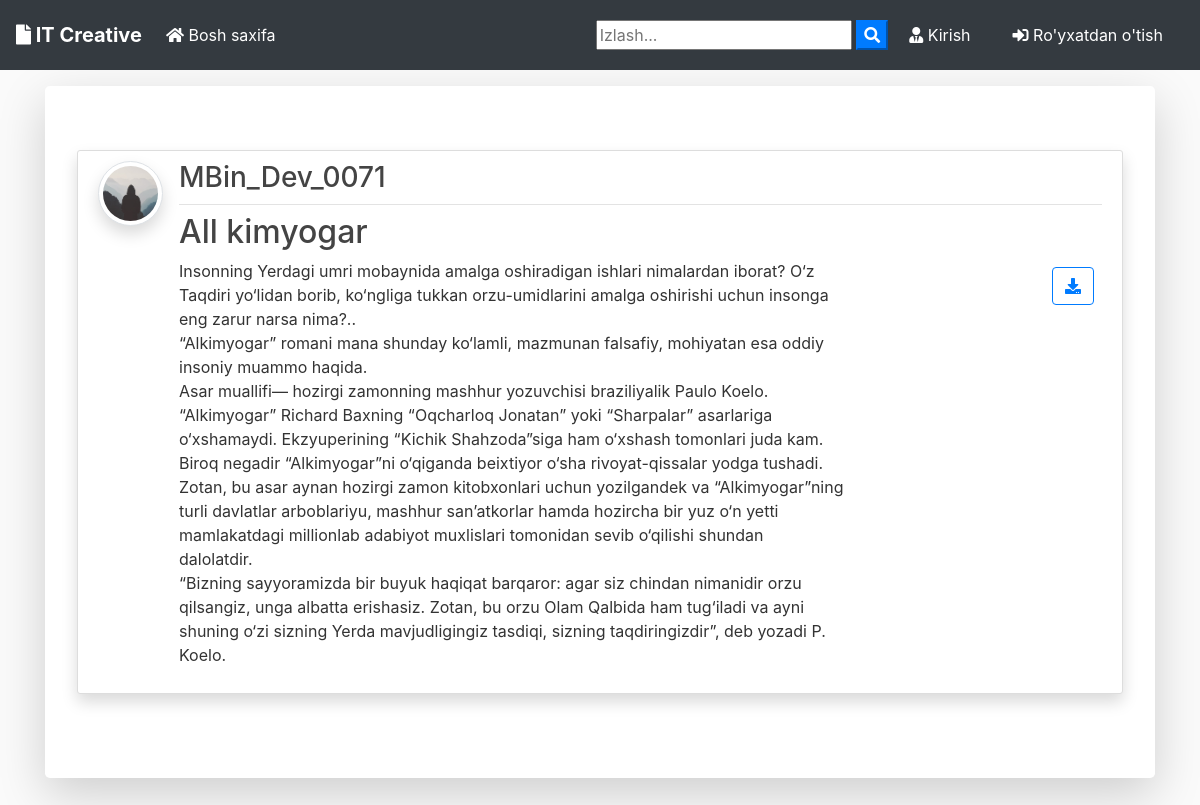
/, run on an earlier commit of the app's database.
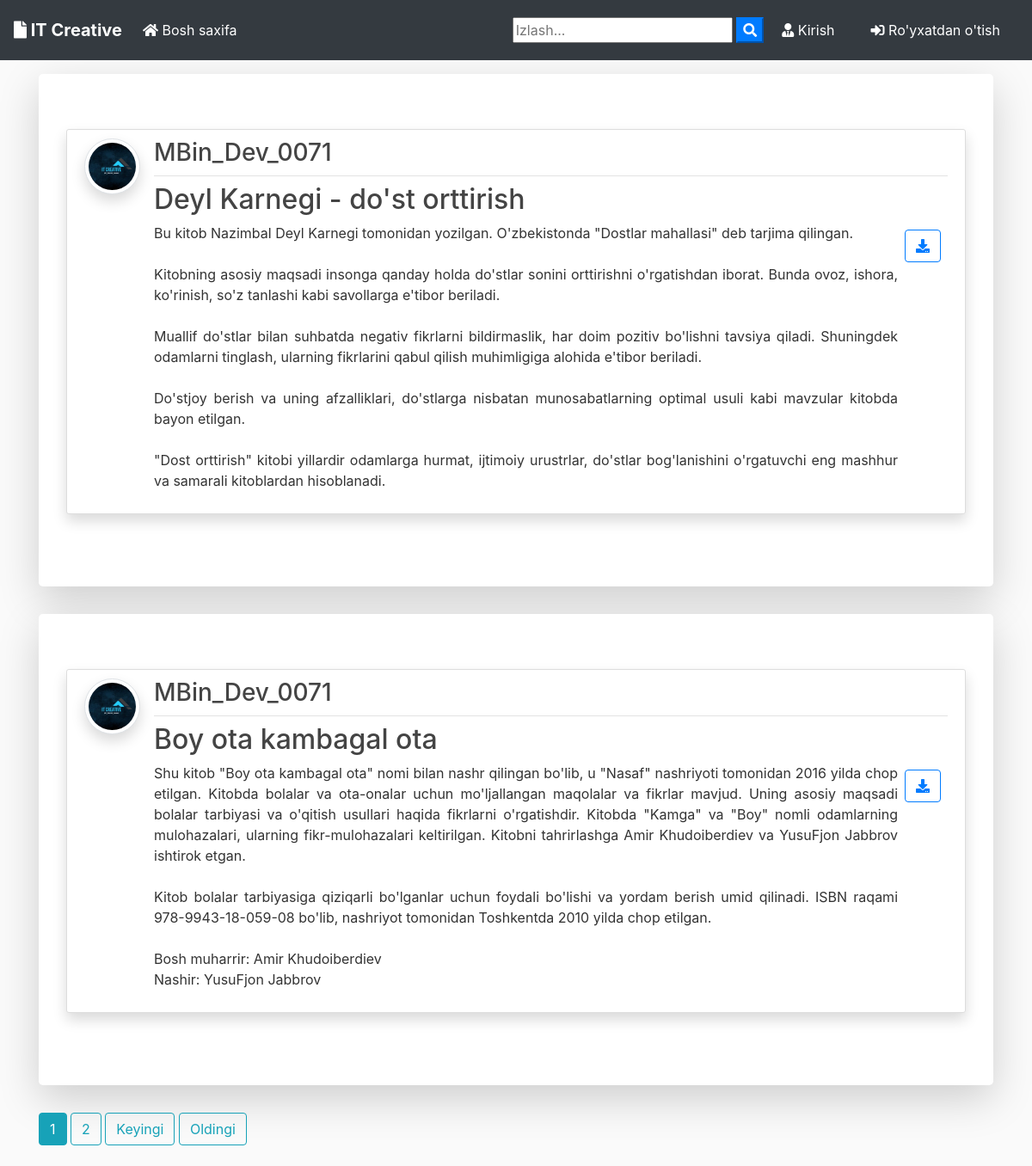
And on a later commit of the database.
### blog/models.py (models this page shows, shortened)
class Post(models.Model):
	title = models.CharField(max_length=100)
	file = models.FileField(null=True,blank=True,upload_to='File nomi')
	content = models.TextField()
	date_posted = models.DateTimeField(default=timezone.now)
	author = models.ForeignKey(User, on_delete=models.CASCADE)

### users/models.py (models this page shows, shortened)
class Profile(models.Model):
    user = models.OneToOneField(User, on_delete=models.CASCADE)
    image = models.ImageField(default='default.jpg', upload_to='profile_pics')

### blog/views.py (the view)
# urls.py: path('', PostListView.as_view(), name='blog-home'),
class PostListView(ListView):
    model = Post
    template_name = 'blog/home.html'  # <app>/<model>_<viewtype>.html
    context_object_name = 'posts'
    ordering = ['-date_posted']
    paginate_by = 2

### blog/templates/blog/home.html (shortened to what this page needs)
{% extends "blog/base.html" %}
{% block content %}
    {% for post in posts %}
      <div class="jumbotron mt-3 bg-white shadow-lg">
      <article class="media content-section shadow">
        <a href="{{ post.author.profile.image.url }} " target="_blank"> <img src="{{ post.author.profile.image.url }}  " alt="" class="article-img rounded-circle img-thumbnail img-fluid shadow">
        </a>
        <div class="media-body">
          <div class="article-metadata d-flex justify-content-between">
            <a class="mr-2 " href="{% url 'user-posts' post.author.username  %}"><h3>{{ post.author }}</h3></a>
          </div>
          <h2><a class="article-title text-justify " href="{% url 'post-detail' post.id %}">{{ post.title }}</a></h2>
          <div class="d-flex justify-content-between">
            <p class="article-content text-justify text-truncate overflow-hidden">{{ post.content }}</p>
            {% if post.file %}
          <div class="form-group mt-0 pt-0  m-2">
            <a class="btn btn-outline-primary  btn-d "  href="{{ post.file.url }}"  download type="submit"><i class="fas fa-download"></i></a>
          </div>
          {% endif %}
          </div>
        </div>
      </article>
      </div>
    {% endfor %}
    {% if is_paginated %}
      {% for num in page_obj.paginator.page_range %}
        {% if page_obj.number == num %}
          <a class="btn btn-info mb-4" href="?page={{ num }}">{{ num }}</a>
        {% elif num > page_obj.number|add:'-3' and num < page_obj.number|add:'3' %}
          <a class="btn btn-outline-info mb-4" href="?page={{ num }}">{{ num }}</a>
        {% endif %}
      {% endfor %}
      {% if page_obj.has_next %}
        <a class="btn btn-outline-info mb-4" href="?page={{ page_obj.next_page_number }}">Keyingi</a>
        <a class="btn btn-outline-info mb-4" href="?page={{ page_obj.paginator.num_pages }}">Oldingi</a>
      {% endif %}
    {% endif %}
{% endblock content %}

### blog/templates/blog/base.html (shortened to what this page needs)
{% load static %}
<!doctype html>
<html lang="en">
  <head>
    <link rel="stylesheet" href="https://stackpath.bootstrapcdn.com/bootstrap/4.3.1/css/bootstrap.min.css">
    <link rel="stylesheet" href="https://use.fontawesome.com/releases/v5.8.1/css/all.css" >
    <link rel="stylesheet" href="{% static 'blog/main.css' %}">
</head>
  <body>
        <nav class="navbar navbar-expand-lg navbar-dark bg-dark">
                <a class="navbar-brand font-weight-bold" href="{% url 'blog-home' %}"><i class="fas fa-file"></i> IT Creative</a>
                <div class="collapse navbar-collapse" id="navbarSupportedContent">
                  <ul class="navbar-nav mr-auto">
                    <li class="nav-item active">
                      <a class="nav-link" href="{% url 'blog-home' %}"><i class="fas fa-home"></i> Bosh saxifa <span class="sr-only">(current)</span></a>
                    </li>
                  </ul>
                  <form id="searchform" action="{% url 'search' %}" method="get">
                    <input type="text" name="q" type="text" value="{{ request.GET.q }}" placeholder="Izlash..." />
                    <button type="button" onclick="searchform.submit()" class=" text-white my-color btn-primary"><i class="fa fa-search"></i></button>
                </form>
                    {% if user.is_authenticated %}
                    <a href="{% url 'user-posts' user %}" class="btn text-white m-2"><i class="fas fa-user-shield"></i> Maning yuklamalarim</a>
                    <a href="{% url 'post-create' %} " class="btn text-white m-2"><i class="fas fa-user-edit"></i> Yuklama joylash</a>
                    <a href="{% url 'profile' %} " class="btn text-white m-2"><i class="fas fa-user"></i> {{ user.username }}</a>
                    <a href="{% url 'logout' %} " class="btn text-white m-2"><i class="fas fa-sign-out-alt"></i> Chiqish</a>
                    {% else %}
                    <a href="{% url 'login' %} " class="btn text-white m-2"><i class="fas fa-user-tie"></i> Kirish</a>
                    <a href="{% url 'register' %} " class="btn text-white m-2"> <i class="fas fa-sign-in-alt"></i> Ro'yxatdan o'tish</a>
                    {% endif %}
                </div>
              </nav>
      <div class="container my-bg">
    {% block content %}
    {% endblock  %}
</div>
  </body>
</html>

### blog/static/blog/main.css (style rules this page uses)
body { background: #fafafa; color: #333333; margin-top: 0; }
h1, h2, h3, h4, h5, h6 { color: #444444; }
ul { margin: 0; }
.content-section { background: #ffffff; padding: 10px 20px; border: 1px solid #dddddd; border-radius: 3px; margin-bottom: 20px; }
.article-title { color: #444444; }
.article-content { white-space: pre-line; }
.article-img { height: 65px; width: 65px; margin-right: 16px; }
.article-metadata { padding-bottom: 1px; margin-bottom: 4px; border-bottom: 1px solid #e3e3e3 }

What changed in the data, as far as the page shows it:
no longer on this page (row unchanged): Post: author.profile.image (placeholder picture), author "MBin_Dev_0071", title "All kimyogar", content "Insonning Yerdagi umri mobaynida amalga oshiradigan ishlari nimalardan iborat? O‘z Taqdiri yo‘lidan borib, ko‘ngliga tukkan orzu-umidlarini amalga oshirishi uchun insonga eng zarur narsa nima?.. “Alkimyogar” romani mana shunday ko‘lamli, mazmunan falsafiy, mohiyatan esa oddiy insoniy muammo haqida. Asar muallifi— hozirgi zamonning mashhur yozuvchisi braziliyalik Paulo Koelo. “Alkimyogar” Richard Baxning “Oqcharloq Jonatan” yoki “Sharpalar” asarlariga o‘xshamaydi. Ekzyuperining “Kichik Shahzoda”siga ham o‘xshash tomonlari juda kam. Biroq negadir “Alkimyogar”ni o‘qiganda beixtiyor o‘sha rivoyat-qissalar yodga tushadi. Zotan, bu asar aynan hozirgi zamon kitobxonlari uchun yozilgandek va…"
added Post: author.profile.image (picture), author "MBin_Dev_0071", title "Deyl Karnegi - do'st orttirish", content "Bu kitob Nazimbal Deyl Karnegi tomonidan yozilgan. O'zbekistonda \"Dostlar mahallasi\" deb tarjima qilingan. Kitobning asosiy maqsadi insonga qanday holda do'stlar sonini orttirishni o'rgatishdan iborat. Bunda ovoz, ishora, ko'rinish, so'z tanlashi kabi savollarga e'tibor beriladi. Muallif do'stlar bilan suhbatda negativ fikrlarni bildirmaslik, har doim pozitiv bo'lishni tavsiya qiladi. Shuningdek odamlarni tinglash, ularning fikrlarini qabul qilish muhimligiga alohida e'tibor beriladi. Do'stjoy berish va uning afzalliklari, do'stlarga nisbatan munosabatlarning optimal usuli kabi mavzular kitobda bayon etilgan. \"Dost orttirish\" kitobi yillardir odamlarga hurmat, ijtimoiy urustrlar, do'stlar…"
added Post: author.profile.image (picture), author "MBin_Dev_0071", title "Boy ota kambagal ota", content "Shu kitob \"Boy ota kambagal ota\" nomi bilan nashr qilingan bo'lib, u \"Nasaf\" nashriyoti tomonidan 2016 yilda chop etilgan. Kitobda bolalar va ota-onalar uchun mo'ljallangan maqolalar va fikrlar mavjud. Uning asosiy maqsadi bolalar tarbiyasi va o'qitish usullari haqida fikrlarni o'rgatishdir. Kitobda \"Kamga\" va \"Boy\" nomli odamlarning mulohazalari, ularning fikr-mulohazalari keltirilgan. Kitobni tahrirlashga Amir Khudoiberdiev va YusuFjon Jabbrov ishtirok etgan. Kitob bolalar tarbiyasiga qiziqarli bo'lganlar uchun foydali bo'lishi va yordam berish umid qilinadi. ISBN raqami 978-9943-18-059-08 bo'lib, nashriyot tomonidan Toshkentda 2010 yilda chop etilgan. Bosh muharrir: Amir Khudoiberdiev…"
Also different on the page:
new list line: "1"
new list line: "2"
text now shown: "Keyingi Oldingi"
